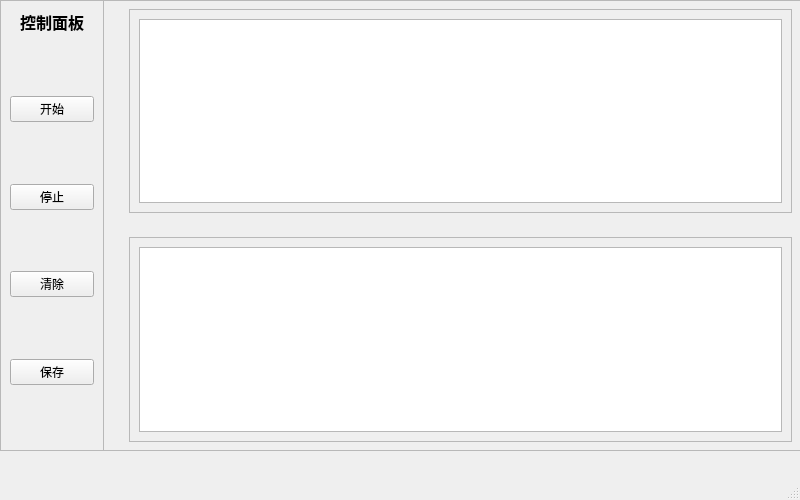
<?xml version="1.0" encoding="UTF-8"?>
<ui version="4.0">
 <class>MainWindow</class>
 <widget class="QMainWindow" name="MainWindow">
  <property name="geometry">
   <rect>
    <x>0</x>
    <y>0</y>
    <width>800</width>
    <height>500</height>
   </rect>
  </property>
  <property name="maximumSize">
   <size>
    <width>800</width>
    <height>500</height>
   </size>
  </property>
  <property name="windowTitle">
   <string>MainWindow</string>
  </property>
  <widget class="QWidget" name="centralwidget">
   <widget class="QWidget" name="widget" native="true">
    <property name="geometry">
     <rect>
      <x>0</x>
      <y>0</y>
      <width>801</width>
      <height>471</height>
     </rect>
    </property>
    <widget class="QFrame" name="frame">
     <property name="geometry">
      <rect>
       <x>0</x>
       <y>0</y>
       <width>801</width>
       <height>451</height>
      </rect>
     </property>
     <property name="frameShape">
      <enum>QFrame::Shape::StyledPanel</enum>
     </property>
     <property name="frameShadow">
      <enum>QFrame::Shadow::Raised</enum>
     </property>
     <widget class="QWidget" name="widget_2" native="true">
      <property name="geometry">
       <rect>
        <x>0</x>
        <y>0</y>
        <width>120</width>
        <height>451</height>
       </rect>
      </property>
      <widget class="QFrame" name="frame_2">
       <property name="geometry">
        <rect>
         <x>0</x>
         <y>0</y>
         <width>104</width>
         <height>451</height>
        </rect>
       </property>
       <property name="frameShape">
        <enum>QFrame::Shape::StyledPanel</enum>
       </property>
       <property name="frameShadow">
        <enum>QFrame::Shadow::Raised</enum>
       </property>
       <layout class="QVBoxLayout" name="verticalLayout_3">
        <item>
         <widget class="QLabel" name="label">
          <property name="text">
           <string>&lt;html&gt;&lt;head/&gt;&lt;body&gt;&lt;p align=&quot;center&quot;&gt;&lt;span style=&quot; font-size:12pt; font-weight:700;&quot;&gt;控制面板&lt;/span&gt;&lt;/p&gt;&lt;/body&gt;&lt;/html&gt;</string>
          </property>
         </widget>
        </item>
        <item>
         <spacer name="verticalSpacer_5">
          <property name="orientation">
           <enum>Qt::Orientation::Vertical</enum>
          </property>
          <property name="sizeHint" stdset="0">
           <size>
            <width>20</width>
            <height>38</height>
           </size>
          </property>
         </spacer>
        </item>
        <item>
         <widget class="QPushButton" name="pushButton_start">
          <property name="text">
           <string>开始</string>
          </property>
         </widget>
        </item>
        <item>
         <spacer name="verticalSpacer_4">
          <property name="orientation">
           <enum>Qt::Orientation::Vertical</enum>
          </property>
          <property name="sizeHint" stdset="0">
           <size>
            <width>20</width>
            <height>48</height>
           </size>
          </property>
         </spacer>
        </item>
        <item>
         <widget class="QPushButton" name="pushButton_stop">
          <property name="text">
           <string>停止</string>
          </property>
         </widget>
        </item>
        <item>
         <spacer name="verticalSpacer_3">
          <property name="orientation">
           <enum>Qt::Orientation::Vertical</enum>
          </property>
          <property name="sizeHint" stdset="0">
           <size>
            <width>20</width>
            <height>48</height>
           </size>
          </property>
         </spacer>
        </item>
        <item>
         <widget class="QPushButton" name="pushButton_clear">
          <property name="text">
           <string>清除</string>
          </property>
         </widget>
        </item>
        <item>
         <spacer name="verticalSpacer_2">
          <property name="orientation">
           <enum>Qt::Orientation::Vertical</enum>
          </property>
          <property name="sizeHint" stdset="0">
           <size>
            <width>20</width>
            <height>38</height>
           </size>
          </property>
         </spacer>
        </item>
        <item>
         <widget class="QPushButton" name="pushButton_save">
          <property name="text">
           <string>保存</string>
          </property>
         </widget>
        </item>
        <item>
         <spacer name="verticalSpacer">
          <property name="orientation">
           <enum>Qt::Orientation::Vertical</enum>
          </property>
          <property name="sizeHint" stdset="0">
           <size>
            <width>20</width>
            <height>40</height>
           </size>
          </property>
         </spacer>
        </item>
       </layout>
      </widget>
     </widget>
     <widget class="QWidget" name="widget_3" native="true">
      <property name="geometry">
       <rect>
        <x>120</x>
        <y>0</y>
        <width>681</width>
        <height>451</height>
       </rect>
      </property>
      <widget class="QWidget" name="">
       <property name="geometry">
        <rect>
         <x>0</x>
         <y>0</y>
         <width>681</width>
         <height>451</height>
        </rect>
       </property>
       <layout class="QVBoxLayout" name="verticalLayout">
        <item>
         <widget class="QWidget" name="widget_4" native="true">
          <layout class="QVBoxLayout" name="verticalLayout_2">
           <item>
            <widget class="QFrame" name="frame_3">
             <property name="frameShape">
              <enum>QFrame::Shape::StyledPanel</enum>
             </property>
             <property name="frameShadow">
              <enum>QFrame::Shadow::Raised</enum>
             </property>
             <layout class="QHBoxLayout" name="horizontalLayout_3">
              <item>
               <widget class="QListWidget" name="listWidget_picture"/>
              </item>
             </layout>
            </widget>
           </item>
          </layout>
         </widget>
        </item>
        <item>
         <widget class="QWidget" name="widget_5" native="true">
          <layout class="QHBoxLayout" name="horizontalLayout">
           <item>
            <widget class="QFrame" name="frame_4">
             <property name="frameShape">
              <enum>QFrame::Shape::StyledPanel</enum>
             </property>
             <property name="frameShadow">
              <enum>QFrame::Shadow::Raised</enum>
             </property>
             <layout class="QHBoxLayout" name="horizontalLayout_2">
              <item>
               <widget class="QListWidget" name="listWidget_text"/>
              </item>
             </layout>
            </widget>
           </item>
          </layout>
         </widget>
        </item>
       </layout>
      </widget>
     </widget>
    </widget>
   </widget>
  </widget>
  <widget class="QStatusBar" name="statusbar"/>
  <widget class="QMenuBar" name="menubar">
   <property name="geometry">
    <rect>
     <x>0</x>
     <y>0</y>
     <width>800</width>
     <height>24</height>
    </rect>
   </property>
  </widget>
 </widget>
 <resources/>
 <connections/>
</ui>
